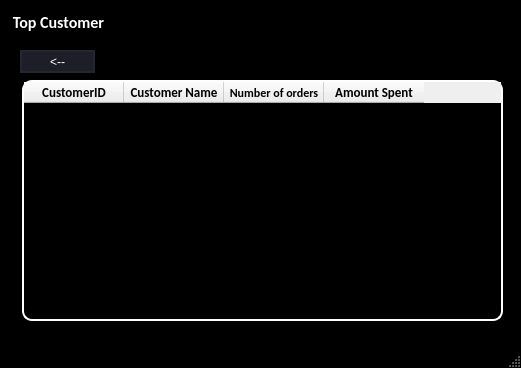
<?xml version="1.0" encoding="UTF-8"?>
<ui version="4.0">
 <class>MainWindow</class>
 <widget class="QMainWindow" name="MainWindow">
  <property name="geometry">
   <rect>
    <x>0</x>
    <y>0</y>
    <width>521</width>
    <height>368</height>
   </rect>
  </property>
  <property name="windowTitle">
   <string>MainWindow</string>
  </property>
  <property name="styleSheet">
   <string notr="true">QMainWindow{
	background-color: rgb(0,0,0);
}

QMenuBar{
background-color: rgb(0,0,0);
}</string>
  </property>
  <widget class="QWidget" name="centralwidget">
   <widget class="QGroupBox" name="groupBox">
    <property name="geometry">
     <rect>
      <x>10</x>
      <y>10</y>
      <width>501</width>
      <height>321</height>
     </rect>
    </property>
    <property name="font">
     <font>
      <family>Calibri</family>
      <pointsize>12</pointsize>
      <weight>75</weight>
      <bold>true</bold>
     </font>
    </property>
    <property name="styleSheet">
     <string notr="true">QGroupBox {
    background-color: rgb(0,0,0);
    border: 1px solid black;
    color: white; 
}</string>
    </property>
    <property name="title">
     <string>Top Customer</string>
    </property>
    <widget class="QTableWidget" name="topCustomers">
     <property name="geometry">
      <rect>
       <x>12</x>
       <y>70</y>
       <width>481</width>
       <height>241</height>
      </rect>
     </property>
     <property name="font">
      <font>
       <family>Calibri</family>
       <pointsize>10</pointsize>
       <weight>75</weight>
       <bold>true</bold>
      </font>
     </property>
     <property name="styleSheet">
      <string notr="true">QTableWidget{
	background-color: rgb(0,0,0);
	gridline-color: rgb(255, 255, 255);
	color: rgb(255,255,255);
	border-radius: 10px;
	border: 2px solid rgb(255,255,255);
	selection-background-color: rgb(46, 46, 62);
}</string>
     </property>
     <property name="sizeAdjustPolicy">
      <enum>QAbstractScrollArea::AdjustToContents</enum>
     </property>
     <column>
      <property name="text">
       <string>CustomerID</string>
      </property>
      <property name="font">
       <font>
        <family>Calibri</family>
        <pointsize>10</pointsize>
        <weight>75</weight>
        <bold>true</bold>
       </font>
      </property>
     </column>
     <column>
      <property name="text">
       <string>Customer Name</string>
      </property>
      <property name="font">
       <font>
        <family>Calibri</family>
        <pointsize>10</pointsize>
        <weight>75</weight>
        <bold>true</bold>
       </font>
      </property>
     </column>
     <column>
      <property name="text">
       <string>Number of orders</string>
      </property>
      <property name="font">
       <font>
        <family>Calibri</family>
        <pointsize>9</pointsize>
        <weight>75</weight>
        <bold>true</bold>
       </font>
      </property>
     </column>
     <column>
      <property name="text">
       <string>Amount Spent</string>
      </property>
      <property name="font">
       <font>
        <family>Calibri</family>
        <pointsize>10</pointsize>
        <weight>75</weight>
        <bold>true</bold>
       </font>
      </property>
     </column>
    </widget>
    <widget class="QPushButton" name="exitBtn">
     <property name="geometry">
      <rect>
       <x>10</x>
       <y>40</y>
       <width>75</width>
       <height>23</height>
      </rect>
     </property>
     <property name="styleSheet">
      <string notr="true">QPushButton{
	border: 2px solid rgb(37, 39, 48);
	border-radius: 100px;
	color: #FFF;
	background-color: rgb(30, 30, 40);
	
}

QPushButton:hover{
	border: 2px solid rgb(53, 53, 71)
}</string>
     </property>
     <property name="text">
      <string>&lt;--</string>
     </property>
    </widget>
   </widget>
  </widget>
  <widget class="QMenuBar" name="menubar">
   <property name="geometry">
    <rect>
     <x>0</x>
     <y>0</y>
     <width>521</width>
     <height>21</height>
    </rect>
   </property>
  </widget>
  <widget class="QStatusBar" name="statusbar"/>
 </widget>
 <resources/>
 <connections/>
</ui>
